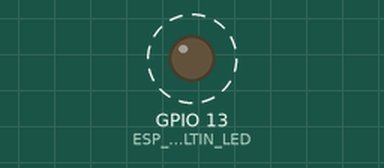
Simulated run of this sketch. Board: ESP8266 (NodeMCU). On the bench: output pins drawn as LEDs (lit = HIGH). Dashed ring = blinking. WiFi joins after 1.5 s; servers stay silent unless stated; what the sketch prints to the serial monitor is not drawn.

Above: at 2.0 s.
Timing chart, 0 to 5.0 s (numbered marks = the images above):
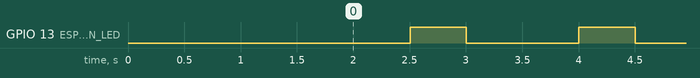

Measured:
- by itself, GPIO 13 (ESP_BUILTIN_LED): alternates HIGH for 0.50 s and LOW for 1.0 s

The sketch:

wifi-ota-test.ino
```cpp
#include <ESP8266WiFi.h>
#include <ESP8266mDNS.h>
#include <WiFiUdp.h>

#include <ArduinoOTA.h>

const char* ssid = "ISKONOVAC-487409";
const char* password = "ISKON2738000796";

int ESP_BUILTIN_LED = 13;

void setup() {
  Serial.begin(115200);
  Serial.println("Booting");

  WiFi.mode(WIFI_STA);
  WiFi.begin(ssid, password);

  while (WiFi.waitForConnectResult() != WL_CONNECTED) {
    Serial.println("Connection Failed! Rebooting...");
    delay(5000);
    ESP.restart();
  }

  // Postavljamo port za naš Croduino( nije potrebno mijenjati, jer je zadani postavljen na 8266)
  // ArduinoOTA.setPort(8266);

  // Ovom naredbom mijenjamo ime našeg Croduina koje vidimo prilikom prebacivanja koda(zadano je  esp8266-[ChipID])
  // ArduinoOTA.setHostname("myesp8266");

  //postavljamo lozinku za upload koda( zaštita da nam drugi ne mogu prenijeti kod na pločicu(za postavljanje potrebno otkomentirati funkciju)
  // ArduinoOTA.setPassword((const char *)"123");

  ArduinoOTA.onStart([]() {
    Serial.println("Start");
  });

  ArduinoOTA.onEnd([]() {
    Serial.println("\nEnd");
  });

  ArduinoOTA.onProgress([](unsigned int progress, unsigned int total) {
    Serial.printf("Progress: %u%%\r", (progress / (total / 100)));
  });

  ArduinoOTA.onError([](ota_error_t error) {
    Serial.printf("Error[%u]: ", error);
    if (error == OTA_AUTH_ERROR) Serial.println("Auth Failed");
    else if (error == OTA_BEGIN_ERROR) Serial.println("Begin Failed");
    else if (error == OTA_CONNECT_ERROR) Serial.println("Connect Failed");
    else if (error == OTA_RECEIVE_ERROR) Serial.println("Receive Failed");
    else if (error == OTA_END_ERROR) Serial.println("End Failed");
  });

  ArduinoOTA.begin();

  Serial.println("Ready");
  Serial.print("IP address: ");
  Serial.println(WiFi.localIP());

  pinMode(ESP_BUILTIN_LED, OUTPUT);
}

void loop() {
  ArduinoOTA.handle();

  digitalWrite(ESP_BUILTIN_LED, LOW);
  delay(1000);
  digitalWrite(ESP_BUILTIN_LED, HIGH);
  delay(500);
}
```
